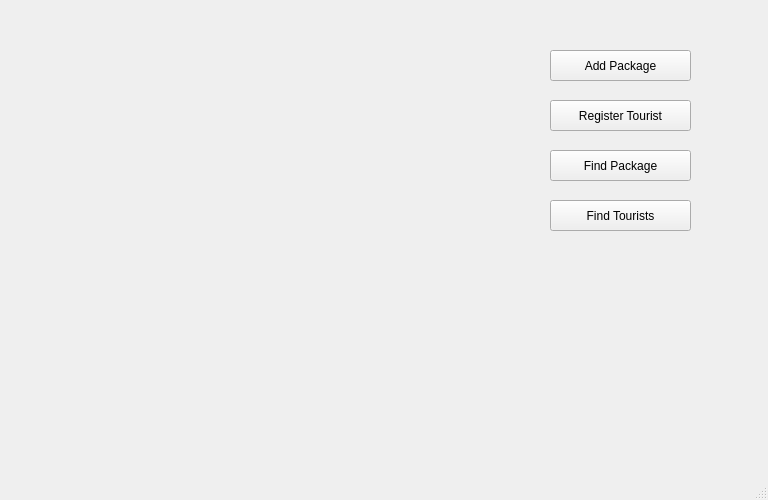
<?xml version="1.0" encoding="UTF-8"?>
<ui version="4.0">
 <class>MainWindow</class>
 <widget class="QMainWindow" name="MainWindow">
  <property name="geometry">
   <rect>
    <x>0</x>
    <y>0</y>
    <width>768</width>
    <height>500</height>
   </rect>
  </property>
  <property name="maximumSize">
   <size>
    <width>800</width>
    <height>500</height>
   </size>
  </property>
  <property name="windowTitle">
   <string>MyTouristManager 1.0</string>
  </property>
  <property name="styleSheet">
   <string notr="true">background-image:url(:/images/1_background_image.jpg);</string>
  </property>
  <widget class="QWidget" name="centralwidget">
   <widget class="QPushButton" name="pushButton">
    <property name="geometry">
     <rect>
      <x>550</x>
      <y>50</y>
      <width>141</width>
      <height>31</height>
     </rect>
    </property>
    <property name="text">
     <string>Add Package</string>
    </property>
   </widget>
   <widget class="QPushButton" name="pushButton_2">
    <property name="geometry">
     <rect>
      <x>550</x>
      <y>100</y>
      <width>141</width>
      <height>31</height>
     </rect>
    </property>
    <property name="text">
     <string>Register Tourist</string>
    </property>
   </widget>
   <widget class="QPushButton" name="pushButton_3">
    <property name="geometry">
     <rect>
      <x>550</x>
      <y>150</y>
      <width>141</width>
      <height>31</height>
     </rect>
    </property>
    <property name="text">
     <string>Find Package</string>
    </property>
   </widget>
   <widget class="QPushButton" name="pushButton_4">
    <property name="geometry">
     <rect>
      <x>550</x>
      <y>200</y>
      <width>141</width>
      <height>31</height>
     </rect>
    </property>
    <property name="text">
     <string>Find Tourists</string>
    </property>
   </widget>
  </widget>
  <widget class="QMenuBar" name="menubar">
   <property name="geometry">
    <rect>
     <x>0</x>
     <y>0</y>
     <width>768</width>
     <height>26</height>
    </rect>
   </property>
  </widget>
  <widget class="QStatusBar" name="statusbar"/>
 </widget>
 <resources/>
 <connections/>
</ui>
